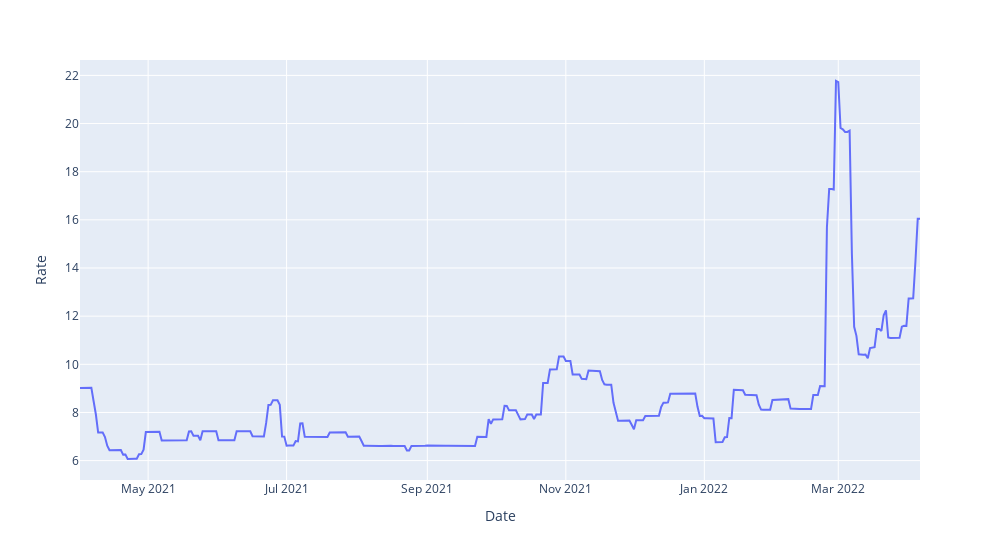

Notebook code for this chart:
### Markdown cell above
We can also plot the freight rates for the same combination from 1st of January
until today:

### Code cell
from datetime import date, timedelta
import pandas as pd

dates = [date(2021, 4, 1) + timedelta(days=i) for i in
         range((date.today()-date(2021, 4, 1)).days + 1)]
cpc = fr_api.get_ports(PortFilter(name_like='CPC'))[0]
augusta = fr_api.get_ports(PortFilter(name_like='Augusta'))[0]
rates = []

for day in dates:
    frates = fr_api.get_freight_pricing(load_port_id=cpc.id,
                                        discharge_port_id=augusta.id,
                                        vessel_classes=["Aframax"],
                                        is_clean=False,
                                        date=day)
    rates.append(frates[0].total_freight_rate)

df = pd.DataFrame({'Date':dates,'Rate':rates})

line_chart(df,'Date','Rate')

### Figure 1 — Plotly figure (JSON) as saved in the notebook; plotly's stock layout.template omitted (floating-point values rounded to 4 significant figures; data arrays with more than 128 entries replaced by an {"elided": "..."} marker saying what was removed)
{"data": [{"hovertemplate": "Date=%{x}<br>Rate=%{y}<extra></extra>", "legendgroup": "", "line": {"color": "#636efa", "dash": "solid"}, "marker": {"symbol": "circle"}, "mode": "lines", "name": "", "orientation": "v", "showlegend": false, "x": {"elided": "371 str values"}, "xaxis": "x", "y": {"elided": "371 float values"}, "yaxis": "y", "type": "scatter"}], "layout": {"xaxis": {"anchor": "y", "domain": [0.0, 1.0], "title": {"text": "Date"}}, "yaxis": {"anchor": "x", "domain": [0.0, 1.0], "title": {"text": "Rate"}}, "legend": {"tracegroupgap": 0}, "margin": {"t": 60}, "width": 1000, "hoverlabel": {"font": {"size": 14, "family": "Calibri"}, "bgcolor": "blue"}}}
